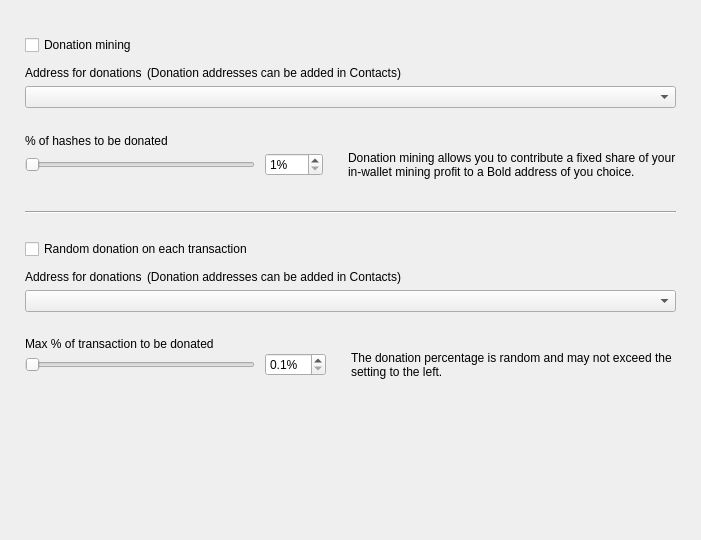
<?xml version="1.0" encoding="UTF-8"?>
<ui version="4.0">
 <class>DonationOptionsFrame</class>
 <widget class="QFrame" name="DonationOptionsFrame">
  <property name="geometry">
   <rect>
    <x>0</x>
    <y>0</y>
    <width>701</width>
    <height>540</height>
   </rect>
  </property>
  <property name="windowTitle">
   <string>Frame</string>
  </property>
  <property name="frameShape">
   <enum>QFrame::NoFrame</enum>
  </property>
  <property name="frameShadow">
   <enum>QFrame::Raised</enum>
  </property>
  <layout class="QVBoxLayout" name="verticalLayout">
   <property name="spacing">
    <number>10</number>
   </property>
   <property name="leftMargin">
    <number>25</number>
   </property>
   <property name="topMargin">
    <number>35</number>
   </property>
   <property name="rightMargin">
    <number>25</number>
   </property>
   <property name="bottomMargin">
    <number>0</number>
   </property>
   <item>
    <widget class="QCheckBox" name="m_enableDonationMiningCheck">
     <property name="text">
      <string>Donation mining</string>
     </property>
    </widget>
   </item>
   <item>
    <widget class="QFrame" name="m_donationMiningFrame">
     <property name="frameShape">
      <enum>QFrame::NoFrame</enum>
     </property>
     <property name="frameShadow">
      <enum>QFrame::Raised</enum>
     </property>
     <layout class="QGridLayout" name="gridLayout" columnstretch="1,0,0,1">
      <property name="leftMargin">
       <number>0</number>
      </property>
      <property name="topMargin">
       <number>0</number>
      </property>
      <property name="rightMargin">
       <number>0</number>
      </property>
      <property name="bottomMargin">
       <number>0</number>
      </property>
      <property name="horizontalSpacing">
       <number>10</number>
      </property>
      <property name="verticalSpacing">
       <number>0</number>
      </property>
      <item row="2" column="0" colspan="4">
       <widget class="QComboBox" name="m_donationMiningAddressCombo"/>
      </item>
      <item row="3" column="0" colspan="4">
       <spacer name="verticalSpacer_2">
        <property name="orientation">
         <enum>Qt::Vertical</enum>
        </property>
        <property name="sizeType">
         <enum>QSizePolicy::Fixed</enum>
        </property>
        <property name="sizeHint" stdset="0">
         <size>
          <width>20</width>
          <height>25</height>
         </size>
        </property>
       </spacer>
      </item>
      <item row="4" column="0" colspan="4">
       <widget class="WalletGui::WalletNormalBlackTextLabel" name="label_2">
        <property name="minimumSize">
         <size>
          <width>0</width>
          <height>16</height>
         </size>
        </property>
        <property name="text">
         <string>% of hashes to be donated</string>
        </property>
        <property name="indent">
         <number>0</number>
        </property>
       </widget>
      </item>
      <item row="5" column="1">
       <widget class="QSpinBox" name="m_donationMiningAmountSpin">
        <property name="suffix">
         <string>%</string>
        </property>
        <property name="minimum">
         <number>1</number>
        </property>
        <property name="maximum">
         <number>100</number>
        </property>
       </widget>
      </item>
      <item row="5" column="0">
       <widget class="QSlider" name="m_donationMiningAmountSlider">
        <property name="maximumSize">
         <size>
          <width>230</width>
          <height>16777215</height>
         </size>
        </property>
        <property name="minimum">
         <number>1</number>
        </property>
        <property name="maximum">
         <number>100</number>
        </property>
        <property name="orientation">
         <enum>Qt::Horizontal</enum>
        </property>
       </widget>
      </item>
      <item row="5" column="2">
       <spacer name="horizontalSpacer">
        <property name="orientation">
         <enum>Qt::Horizontal</enum>
        </property>
        <property name="sizeType">
         <enum>QSizePolicy::Fixed</enum>
        </property>
        <property name="sizeHint" stdset="0">
         <size>
          <width>5</width>
          <height>20</height>
         </size>
        </property>
       </spacer>
      </item>
      <item row="5" column="3" alignment="Qt::AlignVCenter">
       <widget class="WalletGui::WalletSmallGrayTextLabel" name="m_donationMiningCommentLabel">
        <property name="minimumSize">
         <size>
          <width>0</width>
          <height>32</height>
         </size>
        </property>
        <property name="text">
         <string>Donation mining allows you to contribute a fixed share of your in-wallet mining profit to a Bold address of you choice.</string>
        </property>
        <property name="wordWrap">
         <bool>true</bool>
        </property>
        <property name="indent">
         <number>0</number>
        </property>
       </widget>
      </item>
      <item row="1" column="0" colspan="4">
       <spacer name="verticalSpacer_6">
        <property name="orientation">
         <enum>Qt::Vertical</enum>
        </property>
        <property name="sizeType">
         <enum>QSizePolicy::Fixed</enum>
        </property>
        <property name="sizeHint" stdset="0">
         <size>
          <width>20</width>
          <height>5</height>
         </size>
        </property>
       </spacer>
      </item>
      <item row="0" column="0" colspan="4">
       <layout class="QHBoxLayout" name="horizontalLayout" stretch="0,1">
        <property name="spacing">
         <number>5</number>
        </property>
        <property name="leftMargin">
         <number>0</number>
        </property>
        <item>
         <widget class="WalletGui::WalletNormalBlackTextLabel" name="label">
          <property name="minimumSize">
           <size>
            <width>0</width>
            <height>16</height>
           </size>
          </property>
          <property name="text">
           <string>Address for donations</string>
          </property>
          <property name="indent">
           <number>0</number>
          </property>
         </widget>
        </item>
        <item>
         <widget class="WalletGui::WalletSmallGrayTextLabel" name="label_5">
          <property name="text">
           <string>(Donation addresses can be added in Contacts)</string>
          </property>
         </widget>
        </item>
       </layout>
      </item>
     </layout>
    </widget>
   </item>
   <item>
    <spacer name="verticalSpacer_3">
     <property name="orientation">
      <enum>Qt::Vertical</enum>
     </property>
     <property name="sizeType">
      <enum>QSizePolicy::Fixed</enum>
     </property>
     <property name="sizeHint" stdset="0">
      <size>
       <width>20</width>
       <height>20</height>
      </size>
     </property>
    </spacer>
   </item>
   <item>
    <widget class="Line" name="line">
     <property name="frameShadow">
      <enum>QFrame::Sunken</enum>
     </property>
     <property name="orientation">
      <enum>Qt::Horizontal</enum>
     </property>
    </widget>
   </item>
   <item>
    <spacer name="verticalSpacer_4">
     <property name="orientation">
      <enum>Qt::Vertical</enum>
     </property>
     <property name="sizeType">
      <enum>QSizePolicy::Fixed</enum>
     </property>
     <property name="sizeHint" stdset="0">
      <size>
       <width>20</width>
       <height>15</height>
      </size>
     </property>
    </spacer>
   </item>
   <item>
    <widget class="QCheckBox" name="m_enableDonationChangeCheck">
     <property name="text">
      <string>Random donation on each transaction</string>
     </property>
    </widget>
   </item>
   <item>
    <widget class="QFrame" name="m_donationChangeFrame">
     <property name="frameShape">
      <enum>QFrame::NoFrame</enum>
     </property>
     <property name="frameShadow">
      <enum>QFrame::Raised</enum>
     </property>
     <layout class="QGridLayout" name="gridLayout_2" columnstretch="1,0,0,1">
      <property name="leftMargin">
       <number>0</number>
      </property>
      <property name="topMargin">
       <number>0</number>
      </property>
      <property name="rightMargin">
       <number>0</number>
      </property>
      <property name="bottomMargin">
       <number>0</number>
      </property>
      <property name="horizontalSpacing">
       <number>10</number>
      </property>
      <property name="verticalSpacing">
       <number>0</number>
      </property>
      <item row="3" column="0" colspan="4">
       <spacer name="verticalSpacer_5">
        <property name="orientation">
         <enum>Qt::Vertical</enum>
        </property>
        <property name="sizeType">
         <enum>QSizePolicy::Fixed</enum>
        </property>
        <property name="sizeHint" stdset="0">
         <size>
          <width>20</width>
          <height>25</height>
         </size>
        </property>
       </spacer>
      </item>
      <item row="4" column="0" colspan="4">
       <widget class="WalletGui::WalletNormalBlackTextLabel" name="label_3">
        <property name="text">
         <string>Max % of transaction to be donated</string>
        </property>
        <property name="indent">
         <number>0</number>
        </property>
       </widget>
      </item>
      <item row="5" column="0">
       <widget class="QSlider" name="m_donationChangeAmountSlider">
        <property name="maximumSize">
         <size>
          <width>230</width>
          <height>16777215</height>
         </size>
        </property>
        <property name="minimum">
         <number>1</number>
        </property>
        <property name="maximum">
         <number>100</number>
        </property>
        <property name="orientation">
         <enum>Qt::Horizontal</enum>
        </property>
       </widget>
      </item>
      <item row="2" column="0" colspan="4">
       <widget class="QComboBox" name="m_donationChangeAddressCombo"/>
      </item>
      <item row="5" column="3" alignment="Qt::AlignVCenter">
       <widget class="WalletGui::WalletSmallGrayTextLabel" name="m_donationChangeCommentLabel">
        <property name="text">
         <string>The donation percentage is random and may not exceed the setting to the left.</string>
        </property>
        <property name="wordWrap">
         <bool>true</bool>
        </property>
        <property name="indent">
         <number>0</number>
        </property>
       </widget>
      </item>
      <item row="5" column="1">
       <widget class="QDoubleSpinBox" name="m_donationChangeAmountSpin">
        <property name="suffix">
         <string>%</string>
        </property>
        <property name="decimals">
         <number>1</number>
        </property>
        <property name="minimum">
         <double>0.100000000000000</double>
        </property>
        <property name="maximum">
         <double>10.000000000000000</double>
        </property>
        <property name="singleStep">
         <double>0.100000000000000</double>
        </property>
       </widget>
      </item>
      <item row="5" column="2">
       <spacer name="horizontalSpacer_2">
        <property name="orientation">
         <enum>Qt::Horizontal</enum>
        </property>
        <property name="sizeType">
         <enum>QSizePolicy::Fixed</enum>
        </property>
        <property name="sizeHint" stdset="0">
         <size>
          <width>5</width>
          <height>20</height>
         </size>
        </property>
       </spacer>
      </item>
      <item row="1" column="0" colspan="4">
       <spacer name="verticalSpacer_7">
        <property name="orientation">
         <enum>Qt::Vertical</enum>
        </property>
        <property name="sizeType">
         <enum>QSizePolicy::Fixed</enum>
        </property>
        <property name="sizeHint" stdset="0">
         <size>
          <width>20</width>
          <height>5</height>
         </size>
        </property>
       </spacer>
      </item>
      <item row="0" column="0" colspan="4">
       <layout class="QHBoxLayout" name="horizontalLayout_2" stretch="0,1">
        <property name="spacing">
         <number>5</number>
        </property>
        <property name="leftMargin">
         <number>0</number>
        </property>
        <item>
         <widget class="WalletGui::WalletNormalBlackTextLabel" name="label_4">
          <property name="minimumSize">
           <size>
            <width>0</width>
            <height>16</height>
           </size>
          </property>
          <property name="text">
           <string>Address for donations</string>
          </property>
          <property name="indent">
           <number>0</number>
          </property>
         </widget>
        </item>
        <item>
         <widget class="WalletGui::WalletSmallGrayTextLabel" name="label_6">
          <property name="text">
           <string>(Donation addresses can be added in Contacts)</string>
          </property>
         </widget>
        </item>
       </layout>
      </item>
     </layout>
    </widget>
   </item>
   <item>
    <spacer name="verticalSpacer">
     <property name="orientation">
      <enum>Qt::Vertical</enum>
     </property>
     <property name="sizeType">
      <enum>QSizePolicy::Expanding</enum>
     </property>
     <property name="sizeHint" stdset="0">
      <size>
       <width>20</width>
       <height>10</height>
      </size>
     </property>
    </spacer>
   </item>
  </layout>
 </widget>
 <customwidgets>
  <customwidget>
   <class>WalletGui::WalletSmallGrayTextLabel</class>
   <extends>QLabel</extends>
   <header>Gui/Common/WalletTextLabel.h</header>
  </customwidget>
  <customwidget>
   <class>WalletGui::WalletNormalBlackTextLabel</class>
   <extends>QLabel</extends>
   <header>Gui/Common/WalletTextLabel.h</header>
  </customwidget>
 </customwidgets>
 <resources/>
 <connections>
  <connection>
   <sender>m_enableDonationMiningCheck</sender>
   <signal>toggled(bool)</signal>
   <receiver>m_donationMiningFrame</receiver>
   <slot>setEnabled(bool)</slot>
   <hints>
    <hint type="sourcelabel">
     <x>353</x>
     <y>41</y>
    </hint>
    <hint type="destinationlabel">
     <x>350</x>
     <y>115</y>
    </hint>
   </hints>
  </connection>
  <connection>
   <sender>m_donationMiningAmountSlider</sender>
   <signal>valueChanged(int)</signal>
   <receiver>DonationOptionsFrame</receiver>
   <slot>donationMiningAmountChanged(int)</slot>
   <hints>
    <hint type="sourcelabel">
     <x>187</x>
     <y>155</y>
    </hint>
    <hint type="destinationlabel">
     <x>350</x>
     <y>269</y>
    </hint>
   </hints>
  </connection>
  <connection>
   <sender>m_donationMiningAmountSpin</sender>
   <signal>valueChanged(int)</signal>
   <receiver>DonationOptionsFrame</receiver>
   <slot>donationMiningAmountChanged(int)</slot>
   <hints>
    <hint type="sourcelabel">
     <x>391</x>
     <y>155</y>
    </hint>
    <hint type="destinationlabel">
     <x>350</x>
     <y>269</y>
    </hint>
   </hints>
  </connection>
  <connection>
   <sender>m_enableDonationChangeCheck</sender>
   <signal>toggled(bool)</signal>
   <receiver>m_donationChangeFrame</receiver>
   <slot>setEnabled(bool)</slot>
   <hints>
    <hint type="sourcelabel">
     <x>353</x>
     <y>237</y>
    </hint>
    <hint type="destinationlabel">
     <x>350</x>
     <y>328</y>
    </hint>
   </hints>
  </connection>
  <connection>
   <sender>m_donationChangeAmountSlider</sender>
   <signal>valueChanged(int)</signal>
   <receiver>DonationOptionsFrame</receiver>
   <slot>donationChangeAmountChanged(int)</slot>
   <hints>
    <hint type="sourcelabel">
     <x>187</x>
     <y>385</y>
    </hint>
    <hint type="destinationlabel">
     <x>350</x>
     <y>269</y>
    </hint>
   </hints>
  </connection>
  <connection>
   <sender>m_donationChangeAmountSpin</sender>
   <signal>valueChanged(double)</signal>
   <receiver>DonationOptionsFrame</receiver>
   <slot>donationChangeAmountChanged(double)</slot>
   <hints>
    <hint type="sourcelabel">
     <x>433</x>
     <y>353</y>
    </hint>
    <hint type="destinationlabel">
     <x>350</x>
     <y>269</y>
    </hint>
   </hints>
  </connection>
 </connections>
 <slots>
  <slot>donationMiningAmountChanged(int)</slot>
  <slot>donationChangeAmountChanged(int)</slot>
  <slot>donationChangeAmountChanged(double)</slot>
 </slots>
</ui>
